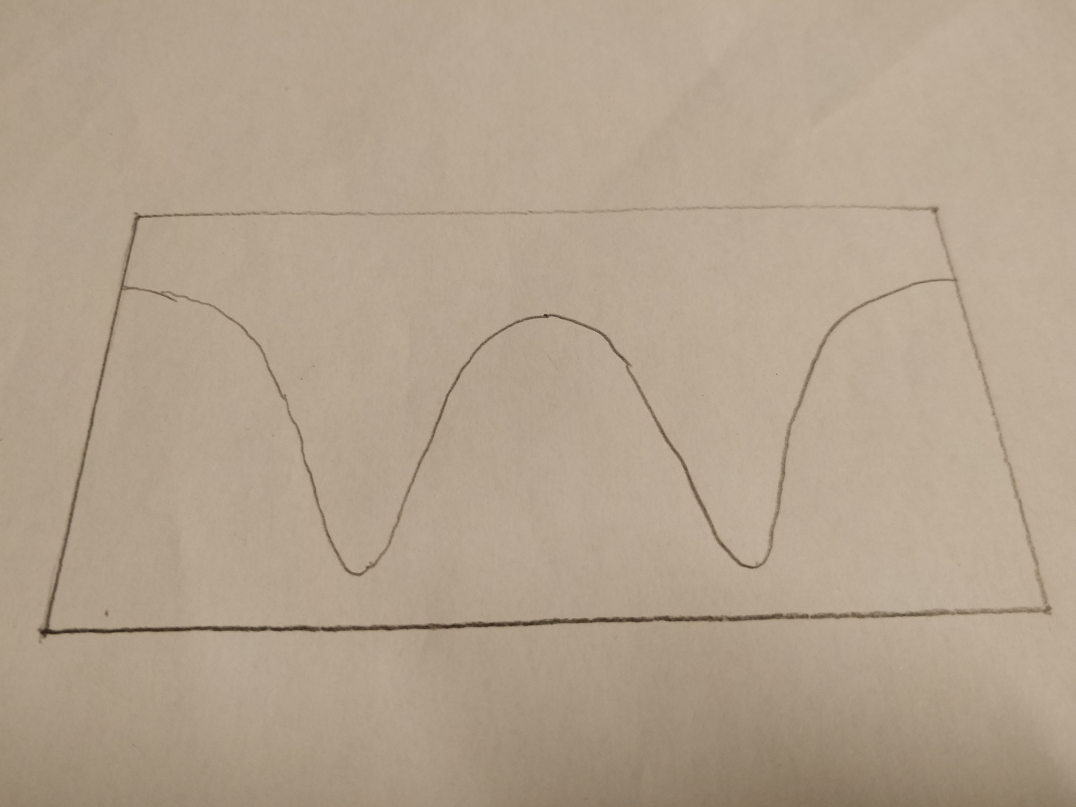
#> input picture assets/image.jpg, 4303 x 3228 px (shown at 1/4 size)
$ python -i preprocess.py   (imports and definitions only)
#> lines starting #> are read from the running program, lines starting #| are printed output that depends on the picture; after the words box and inside, x2 and y2 are one past the last pixel; in counts of white or black regions, pixels touching at a corner belong together
#> further down, picture is the input picture: shape (3228, 4303, 3); mean B, G, R 141.8, 161.6, 178.5
## import dependencies
import numpy as np
import cv2
import scipy.optimize as skopt
from PIL import ImageTk, Image

## import utilities
import utils.utils as utils
import utils.model as model

# constants
imgHeight = 1080
imgWidth = int(imgHeight * 4 / 3)

X_MIN = -np.pi
X_MAX = np.pi
Y_MIN = 0
Y_MAX = 1

def detectCorners(img):
    img = cv2.resize(img, (imgWidth, imgHeight))
    imgGray = cv2.cvtColor(img, cv2.COLOR_BGR2GRAY)
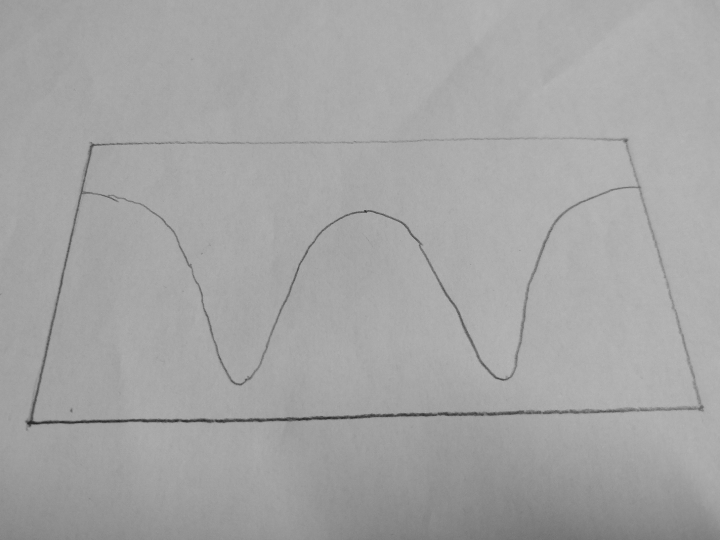
#> imgGray: shape (1080, 1440) (shown at 1/2 size); min 28, max 188, mean 164.4
    imgBlur = cv2.GaussianBlur(imgGray, (5, 5), 1)

    threshold1 = 18
    threshold2 = 18
    imgEdge = cv2.Canny(imgBlur, threshold1, threshold2)
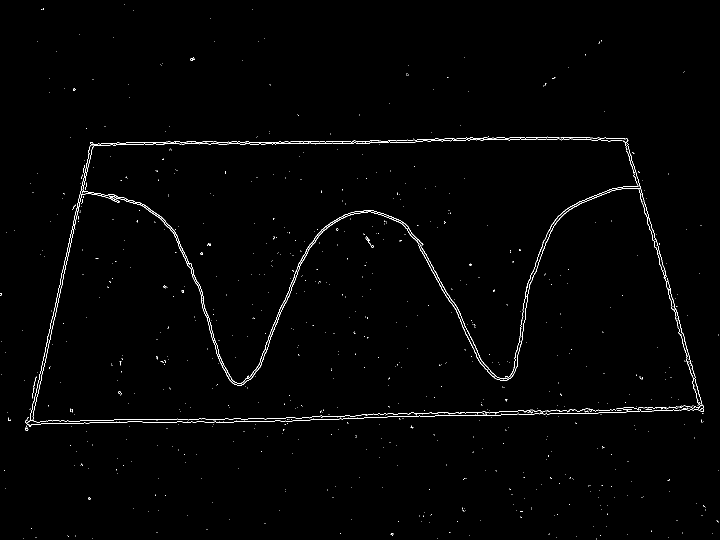
#> imgEdge: shape (1080, 1440) (shown at 1/2 size); 0.91% white in thin lines or dots

    kernel = np.ones((4, 4)) # square kernel
    imgDilate = cv2.dilate(imgEdge, kernel, iterations=2)
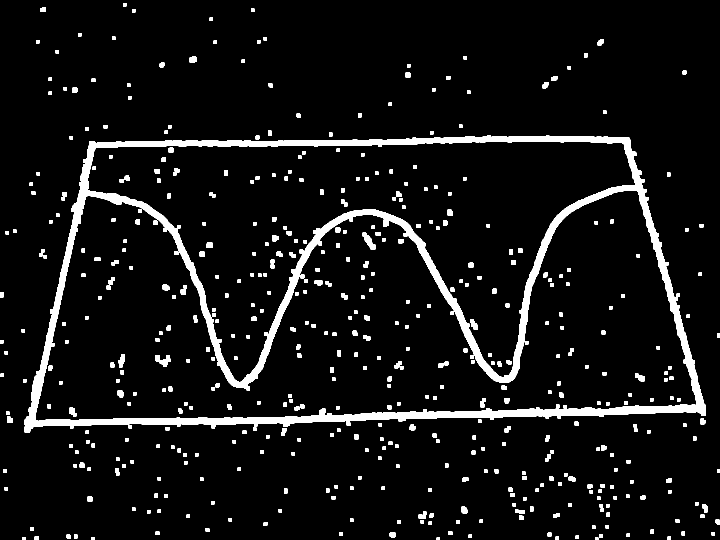
#> imgDilate: shape (1080, 1440) (shown at 1/2 size); 6.9% white; 493 white regions, largest, box (x1, y1, x2, y2) and area: (48, 270, 1412, 866) 74744, (310, 710, 341, 734) 413, (725, 465, 751, 499) 412
    imgErode = cv2.erode(imgDilate, kernel, iterations=1)
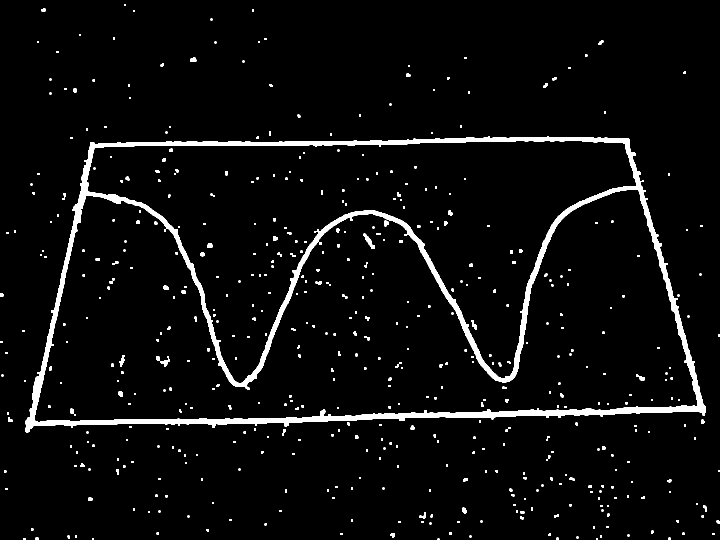
#> imgErode: shape (1080, 1440) (shown at 1/2 size); 4.3% white; 510 white regions (256 under 20 px)

    contours, _ = cv2.findContours(imgErode, cv2.RETR_EXTERNAL, cv2.CHAIN_APPROX_SIMPLE)
#> contours = 245 contours, 203 with area under 20; largest, box (x1, y1, x2, y2) and area: (50, 272, 1411, 865) 679704, (381, 115, 393, 124) 71, (924, 1015, 934, 1027) 67, (839, 1025, 852, 1037) 55, (1406, 1010, 1414, 1024) 52
    # return cv2.drawContours(img, contours, -1, (0, 255, 0), 5)
#> (the run stopped early here; a loop or call above may not have finished)
